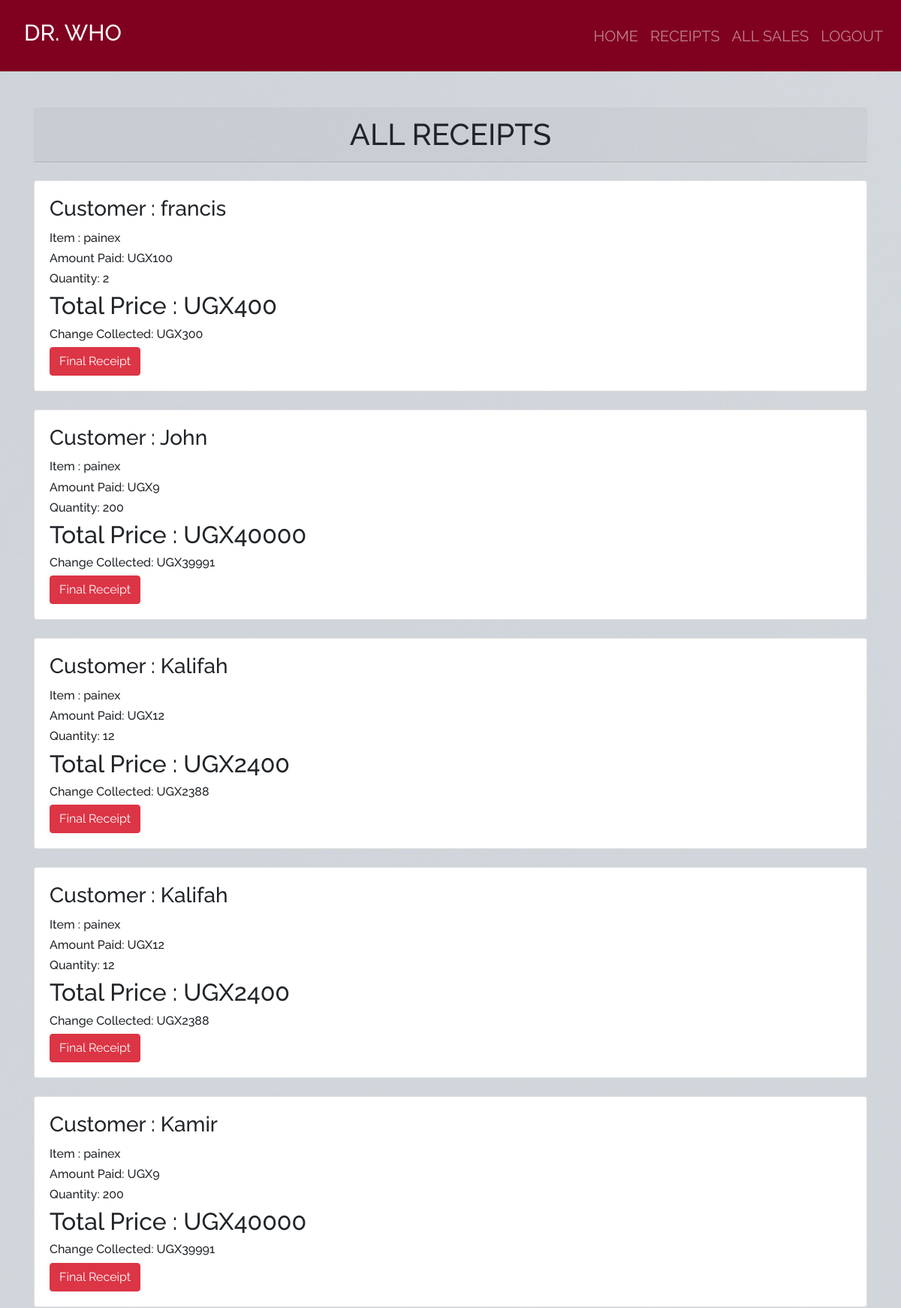
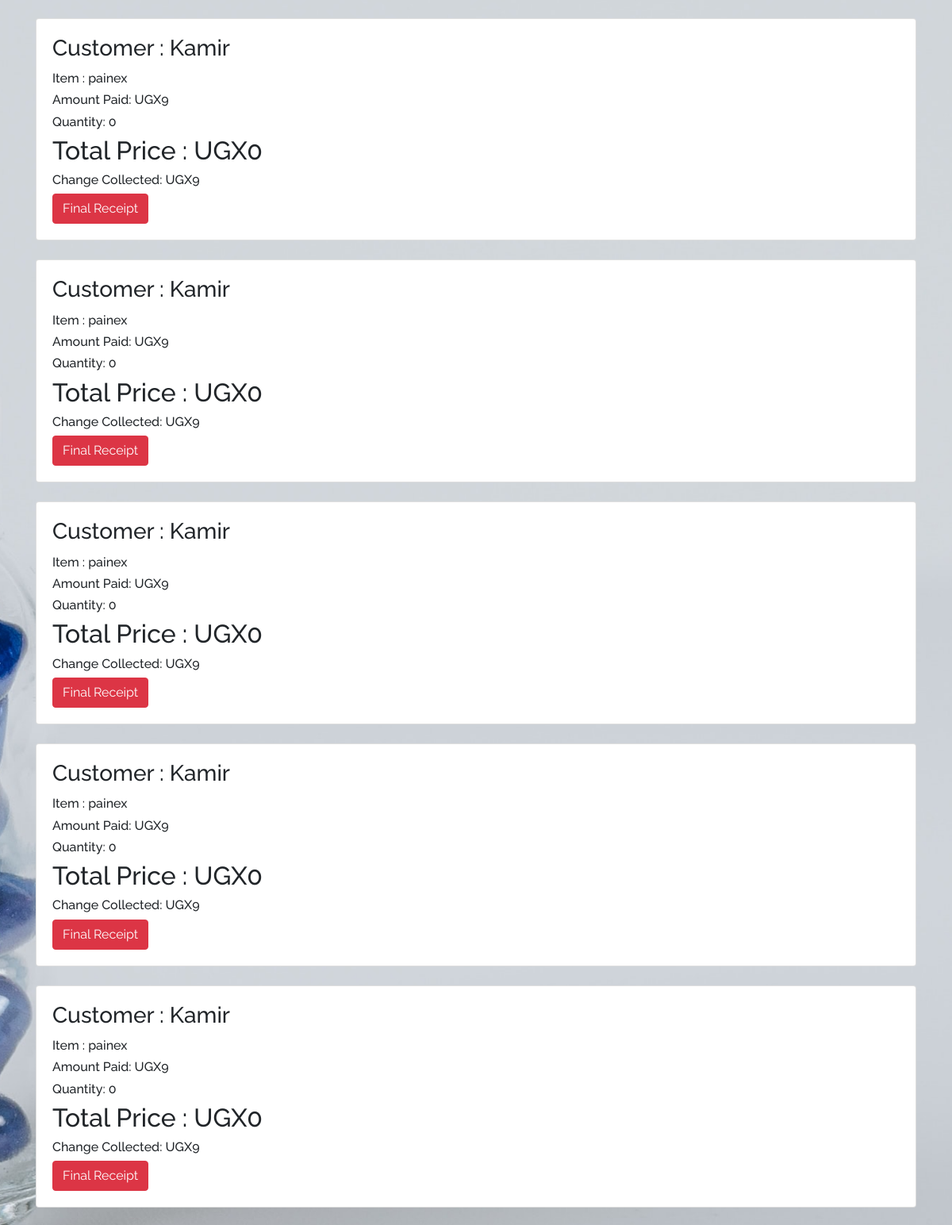
The page /reciept (signed in, upper part) on the database its author committed (2 pictures, top to bottom).
### dawa/models.py (models this page shows, shortened)
class Sale(models.Model):
        item = models.ForeignKey(Product, on_delete = models.CASCADE)
        quantity = models.IntegerField(default=0, null=False, blank=True)
        amount_received = models.IntegerField(default=0, null=True, blank=True)
        issue_to = models.CharField(max_length = 50, null = True, blank = True)
        unit_price = models.IntegerField(default=0, null = False, blank = True)
        def get_total(self):
            total = self.quantity * self.unit_price
            return int(total)
        def get_change(self):
            change = self.get_total() - self.amount_received
            return abs(int(change))

class Product(models.Model):
    category_name = models.ForeignKey(Category, on_delete=models.CASCADE, null=True, blank=True)
    item_name = models.CharField(max_length = 50, null = True, blank = True)
    total_quantity = models.IntegerField(default = 0, null=True, blank = True)
    issued_quantity = models.IntegerField(default = 0, null = True, blank = True)
    recieved_quantity = models.IntegerField(default = 0, null = True, blank = True)
    unit_price = models.IntegerField(default = 0, null = True, blank = True)
    manufacture = models.CharField(max_length = 50, null = True, blank = True)
    brand = models.CharField(max_length = 50, null = True, blank = True)
    def __str__(self):
        return self.item_name

### dawa/views.py (the view)
# urls.py: path('reciept', views.reciept, name='reciept'),#handle a reciept after a suuccessful sale
@login_required
def reciept(request):
    sales = Sale.objects.all().order_by('-id')
    return render(request, 'products/reciept.html', {'sales': sales})

### templates/products/reciept.html
{% extends 'products/base.html'%} {% block content%}
<br /><br>
<div class="container">
  <h1 class="card-header text-center">ALL RECEIPTS</h1><br>
  {% for sale in sales %}
  <div class="card">
    <div class="card-body">
      <h3 class="card-title">Customer : {{ sale.issue_to }}</h3>
      <h6 class="card-text">Item : {{sale.item}}</h6>
      <h6 class="card-text">Amount Paid:  UGX{{ sale.amount_received }}</h6>
      <h6 class="card-text">Quantity: {{sale.quantity }}</h6>
      <h2>Total Price :  UGX{{ sale.get_total }}</h2>
      <div style="flex: 1">
        <h6 class="card-text">Change Collected:  UGX{{ sale.get_change }}</h6>
        <a href="{% url 'reciept_detail' sale.id %}">
          <input
            type="submit"
            value="Final Receipt"
            class="btn btn-danger"
            type="button"
          />
        </a>
      </div>
    </div>
  </div>
  <br />
  {% endfor %}
</div>
{% endblock %}

### dawa/static/css/main.css (style rules this page uses)
html,body { position: relative; overflow-x: hidden; background: url('/static/images/img6.jpg'); width: 100% !important; height: 100vh; display: table; position: relative; background-position: center; background-attachment: scroll; -o-background-size: cover; -moz-background-size: cover; -webkit-background-size: cover; background-size: cover; background-repeat: no-repeat; }
body { background-color: hsl(0, 0%, 98%); font-family: 'raleway'; }

### rows shown on the page
Sale: issue_to "francis", item "painex", amount_received "100", quantity "2", get_total "400", get_change "300"
Sale: issue_to "John", item "painex", amount_received "9", quantity "200", get_total "40000", get_change "39991"
Sale: issue_to "Kalifah", item "painex", amount_received "12", quantity "12", get_total "2400", get_change "2388"
Sale: issue_to "Kalifah", item "painex", amount_received "12", quantity "12", get_total "2400", get_change "2388"
Sale: issue_to "Kamir", item "painex", amount_received "9", quantity "200", get_total "40000", get_change "39991"
Sale: issue_to "Kamir", item "painex", amount_received "9", quantity "0", get_total "0", get_change "9"
Sale: issue_to "Kamir", item "painex", amount_received "9", quantity "0", get_total "0", get_change "9"
Sale: issue_to "Kamir", item "painex", amount_received "9", quantity "0", get_total "0", get_change "9"
Sale: issue_to "Kamir", item "painex", amount_received "9", quantity "0", get_total "0", get_change "9"
Sale: issue_to "Kamir", item "painex", amount_received "9", quantity "0", get_total "0", get_change "9"
